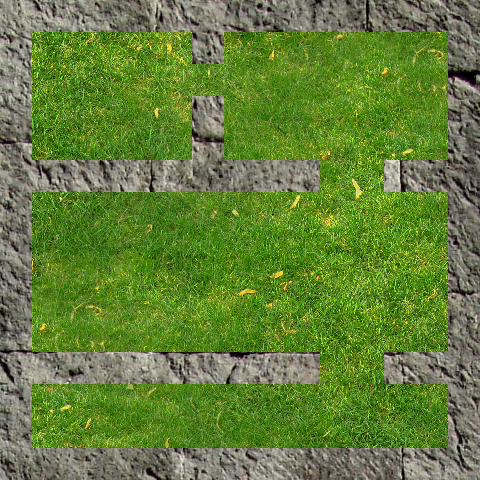

This is a level from a 2D game, rendered from its Tiled map with the project's own tilesets. A one-line summary and the map file follow, with tile-layer data summarised:
An orthogonal 15x15 tile map with 32x32 px tiles, 1 tile layer (bg), 5 tilesets.

<map version="1.0" orientation="orthogonal" width="15" height="15" tilewidth="32" tileheight="32">
 <tileset firstgid="1" name="grass" tilewidth="32" tileheight="32">
  <image source="grass.png" width="128" height="128" />
 </tileset>
 <tileset firstgid="17" name="rocks" tilewidth="32" tileheight="32">
  <image source="rocks.png" width="128" height="128" />
  <tile id="0">
   <properties>
    <property name="blocked" value="true" />
   </properties>
  </tile>
  <tile id="1">
   <properties>
    <property name="blocked" value="true" />
   </properties>
  </tile>
  <tile id="2">
   <properties>
    <property name="blocked" value="true" />
   </properties>
  </tile>
  <tile id="3">
   <properties>
    <property name="blocked" value="true" />
   </properties>
  </tile>
  <tile id="4">
   <properties>
    <property name="blocked" value="true" />
   </properties>
  </tile>
  <tile id="5">
   <properties>
    <property name="blocked" value="true" />
   </properties>
  </tile>
  <tile id="6">
   <properties>
    <property name="blocked" value="true" />
   </properties>
  </tile>
  <tile id="7">
   <properties>
    <property name="blocked" value="true" />
   </properties>
  </tile>
  <tile id="8">
   <properties>
    <property name="blocked" value="true" />
   </properties>
  </tile>
  <tile id="9">
   <properties>
    <property name="blocked" value="true" />
   </properties>
  </tile>
  <tile id="10">
   <properties>
    <property name="blocked" value="true" />
   </properties>
  </tile>
  <tile id="11">
   <properties>
    <property name="blocked" value="true" />
   </properties>
  </tile>
  <tile id="12">
   <properties>
    <property name="blocked" value="true" />
   </properties>
  </tile>
  <tile id="13">
   <properties>
    <property name="blocked" value="true" />
   </properties>
  </tile>
  <tile id="14">
   <properties>
    <property name="blocked" value="true" />
   </properties>
  </tile>
  <tile id="15">
   <properties>
    <property name="blocked" value="true" />
   </properties>
  </tile>
 </tileset>
 <tileset firstgid="33" name="lushgrass" tilewidth="32" tileheight="32">
  <image source="textures/tileable-img_0062-lush.png" width="1024" height="1024" />
 </tileset>
 <tileset firstgid="1057" name="greybrick" tilewidth="32" tileheight="32">
  <properties>
   <property name="blocked" value="true" />
  </properties>
  <image source="textures/tileable9f.png" width="1024" height="1024" />
 </tileset>
 <tileset firstgid="2081" name="mark" tilewidth="32" tileheight="32">
  <properties>
   <property name="blocked" value="true" />
  </properties>
  <image source="textures/mark.png" width="32" height="32" />
 </tileset>
 <layer name="bg" width="15" height="15">
  <data>[225 cells, 225 non-empty, 225 distinct tile ids]</data>
 </layer>
</map>
